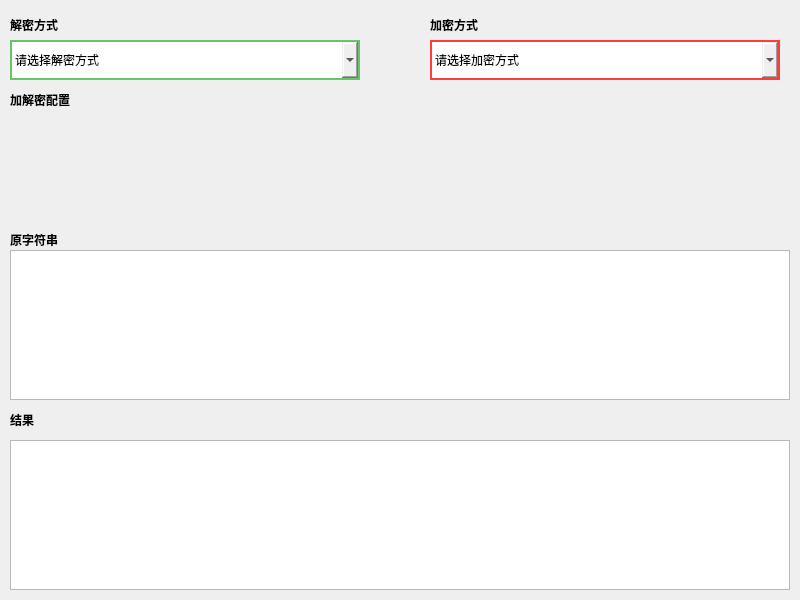
<?xml version="1.0" encoding="UTF-8"?>
<ui version="4.0">
 <class>Decrypt_Encrypt</class>
 <widget class="QWidget" name="Decrypt_Encrypt">
  <property name="geometry">
   <rect>
    <x>0</x>
    <y>0</y>
    <width>800</width>
    <height>600</height>
   </rect>
  </property>
  <property name="sizePolicy">
   <sizepolicy hsizetype="Expanding" vsizetype="Expanding">
    <horstretch>0</horstretch>
    <verstretch>0</verstretch>
   </sizepolicy>
  </property>
  <property name="minimumSize">
   <size>
    <width>800</width>
    <height>600</height>
   </size>
  </property>
  <property name="maximumSize">
   <size>
    <width>8000</width>
    <height>16777215</height>
   </size>
  </property>
  <property name="windowTitle">
   <string>Form</string>
  </property>
  <property name="styleSheet">
   <string notr="true"/>
  </property>
  <widget class="QPlainTextEdit" name="plainTextEdit_result">
   <property name="geometry">
    <rect>
     <x>10</x>
     <y>440</y>
     <width>780</width>
     <height>150</height>
    </rect>
   </property>
  </widget>
  <widget class="QLabel" name="label_decrypt_title">
   <property name="geometry">
    <rect>
     <x>10</x>
     <y>10</y>
     <width>350</width>
     <height>30</height>
    </rect>
   </property>
   <property name="font">
    <font>
     <weight>75</weight>
     <bold>true</bold>
    </font>
   </property>
   <property name="text">
    <string>解密方式</string>
   </property>
  </widget>
  <widget class="QLabel" name="label_option_title">
   <property name="geometry">
    <rect>
     <x>10</x>
     <y>90</y>
     <width>780</width>
     <height>20</height>
    </rect>
   </property>
   <property name="font">
    <font>
     <weight>75</weight>
     <bold>true</bold>
    </font>
   </property>
   <property name="text">
    <string>加解密配置</string>
   </property>
  </widget>
  <widget class="QLabel" name="label_result_title">
   <property name="geometry">
    <rect>
     <x>10</x>
     <y>410</y>
     <width>780</width>
     <height>20</height>
    </rect>
   </property>
   <property name="font">
    <font>
     <weight>75</weight>
     <bold>true</bold>
    </font>
   </property>
   <property name="text">
    <string>结果</string>
   </property>
  </widget>
  <widget class="QLabel" name="label_encrypt_title">
   <property name="geometry">
    <rect>
     <x>430</x>
     <y>10</y>
     <width>350</width>
     <height>30</height>
    </rect>
   </property>
   <property name="font">
    <font>
     <weight>75</weight>
     <bold>true</bold>
    </font>
   </property>
   <property name="text">
    <string>加密方式</string>
   </property>
  </widget>
  <widget class="QComboBox" name="comboBox_decrypt_type">
   <property name="geometry">
    <rect>
     <x>10</x>
     <y>40</y>
     <width>350</width>
     <height>40</height>
    </rect>
   </property>
   <property name="styleSheet">
    <string notr="true">QComboBox {border-radius: 0px;border: 2px solid rgb(103,196,103);}</string>
   </property>
   <item>
    <property name="text">
     <string>请选择解密方式</string>
    </property>
   </item>
   <item>
    <property name="text">
     <string>AES</string>
    </property>
   </item>
   <item>
    <property name="text">
     <string>DES</string>
    </property>
   </item>
   <item>
    <property name="text">
     <string>3EDS</string>
    </property>
   </item>
   <item>
    <property name="text">
     <string>RSA</string>
    </property>
   </item>
  </widget>
  <widget class="QComboBox" name="comboBox_encrypt_type">
   <property name="geometry">
    <rect>
     <x>430</x>
     <y>40</y>
     <width>350</width>
     <height>40</height>
    </rect>
   </property>
   <property name="styleSheet">
    <string notr="true">QComboBox {border-radius: 0px;border: 2px solid #ff3c3c;}</string>
   </property>
   <item>
    <property name="text">
     <string>请选择加密方式</string>
    </property>
   </item>
   <item>
    <property name="text">
     <string>MD5</string>
    </property>
   </item>
   <item>
    <property name="text">
     <string>AES</string>
    </property>
   </item>
   <item>
    <property name="text">
     <string>DES</string>
    </property>
   </item>
   <item>
    <property name="text">
     <string>3DES</string>
    </property>
   </item>
   <item>
    <property name="text">
     <string>RSA</string>
    </property>
   </item>
   <item>
    <property name="text">
     <string>SM1</string>
    </property>
   </item>
   <item>
    <property name="text">
     <string>SM5</string>
    </property>
   </item>
  </widget>
  <widget class="QLabel" name="label_raw_string_title">
   <property name="geometry">
    <rect>
     <x>10</x>
     <y>230</y>
     <width>780</width>
     <height>20</height>
    </rect>
   </property>
   <property name="font">
    <font>
     <weight>75</weight>
     <bold>true</bold>
    </font>
   </property>
   <property name="text">
    <string>原字符串</string>
   </property>
  </widget>
  <widget class="QPlainTextEdit" name="plainTextEdit_source">
   <property name="geometry">
    <rect>
     <x>10</x>
     <y>250</y>
     <width>780</width>
     <height>150</height>
    </rect>
   </property>
  </widget>
  <widget class="QStackedWidget" name="stackedWidget">
   <property name="geometry">
    <rect>
     <x>10</x>
     <y>110</y>
     <width>780</width>
     <height>110</height>
    </rect>
   </property>
   <widget class="QWidget" name="page"/>
   <widget class="QWidget" name="page_2"/>
  </widget>
 </widget>
 <resources/>
 <connections/>
</ui>
